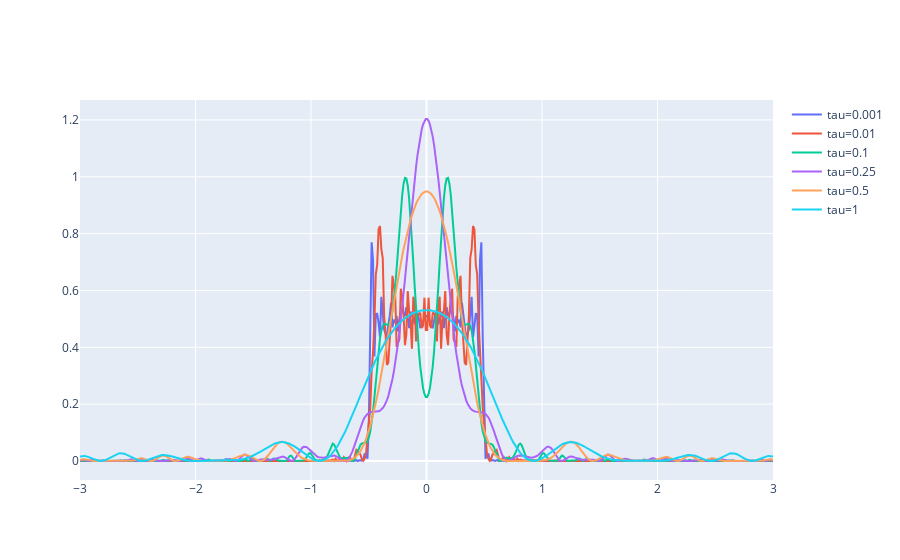

Write notebook code for a chart like this one.
### Markdown cell above
### Problem 10

### Code cell
a = 1
xp = 0

def psi(x, tau):
    xsip = xp/a
    xsi = x/a
    
    integral_fn = lambda val: np.exp(np.sqrt(3) * 1j * (xsi - val)**2 / tau )
    integral = quad(integral_fn, -0.5, 0.5, limit=1000)
    mult = np.sqrt(np.sqrt(3) / (np.pi * a * tau * 1j))
    val = mult * integral[0]
    return (val * np.conjugate(val)).real

fig = go.Figure()
taus = [0.001,0.01,0.1, 0.25, 0.5, 1]
for tau in taus:
    xs = np.linspace(-3,3, 500)
    ys = []
    for x in xs:
        ys.append(psi(x, tau))
    fig.add_trace(go.Scatter(x=xs, y=ys, name="tau="+ str(tau)))
fig.show()

### Figure 1 — Plotly figure (JSON) as saved in the notebook; plotly's stock layout.template omitted (floating-point values rounded to 4 significant figures; data arrays with more than 128 entries replaced by an {"elided": "..."} marker saying what was removed)
{"data": [{"name": "tau=0.001", "type": "scatter", "x": {"elided": "500 float values"}, "y": {"elided": "500 float values"}}, {"name": "tau=0.01", "type": "scatter", "x": {"elided": "500 float values"}, "y": {"elided": "500 float values"}}, {"name": "tau=0.1", "type": "scatter", "x": {"elided": "500 float values"}, "y": {"elided": "500 float values"}}, {"name": "tau=0.25", "type": "scatter", "x": {"elided": "500 float values"}, "y": {"elided": "500 float values"}}, {"name": "tau=0.5", "type": "scatter", "x": {"elided": "500 float values"}, "y": {"elided": "500 float values"}}, {"name": "tau=1", "type": "scatter", "x": {"elided": "500 float values"}, "y": {"elided": "500 float values"}}], "layout": {}}
